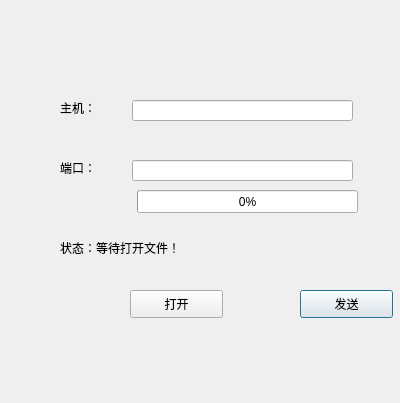
<?xml version="1.0" encoding="UTF-8"?>
<ui version="4.0">
 <class>Client</class>
 <widget class="QDialog" name="Client">
  <property name="geometry">
   <rect>
    <x>0</x>
    <y>0</y>
    <width>400</width>
    <height>403</height>
   </rect>
  </property>
  <property name="windowTitle">
   <string>Client</string>
  </property>
  <widget class="QLabel" name="clientStatusLabel">
   <property name="geometry">
    <rect>
     <x>60</x>
     <y>240</y>
     <width>291</width>
     <height>16</height>
    </rect>
   </property>
   <property name="text">
    <string>状态：等待打开文件！</string>
   </property>
  </widget>
  <widget class="QLabel" name="label_2">
   <property name="geometry">
    <rect>
     <x>60</x>
     <y>100</y>
     <width>72</width>
     <height>15</height>
    </rect>
   </property>
   <property name="text">
    <string>主机：</string>
   </property>
  </widget>
  <widget class="QLabel" name="label_3">
   <property name="geometry">
    <rect>
     <x>60</x>
     <y>160</y>
     <width>72</width>
     <height>15</height>
    </rect>
   </property>
   <property name="text">
    <string>端口：</string>
   </property>
  </widget>
  <widget class="QLineEdit" name="hostLineEdit">
   <property name="geometry">
    <rect>
     <x>132</x>
     <y>100</y>
     <width>221</width>
     <height>21</height>
    </rect>
   </property>
  </widget>
  <widget class="QLineEdit" name="portLineEdit">
   <property name="geometry">
    <rect>
     <x>132</x>
     <y>160</y>
     <width>221</width>
     <height>21</height>
    </rect>
   </property>
  </widget>
  <widget class="QPushButton" name="sendButton">
   <property name="geometry">
    <rect>
     <x>300</x>
     <y>290</y>
     <width>93</width>
     <height>28</height>
    </rect>
   </property>
   <property name="text">
    <string>发送</string>
   </property>
  </widget>
  <widget class="QProgressBar" name="clientProgressBar">
   <property name="geometry">
    <rect>
     <x>137</x>
     <y>190</y>
     <width>221</width>
     <height>23</height>
    </rect>
   </property>
   <property name="value">
    <number>0</number>
   </property>
  </widget>
  <widget class="QPushButton" name="openButton">
   <property name="geometry">
    <rect>
     <x>130</x>
     <y>290</y>
     <width>93</width>
     <height>28</height>
    </rect>
   </property>
   <property name="text">
    <string>打开</string>
   </property>
  </widget>
 </widget>
 <layoutdefault spacing="6" margin="11"/>
 <resources/>
 <connections/>
</ui>
